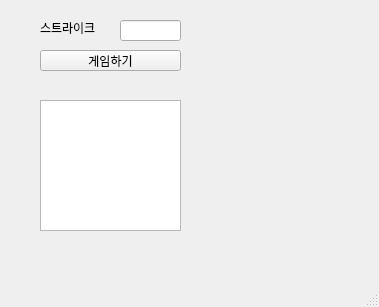
<?xml version="1.0" encoding="UTF-8"?>
<ui version="4.0">
 <class>MainWindow</class>
 <widget class="QMainWindow" name="MainWindow">
  <property name="geometry">
   <rect>
    <x>0</x>
    <y>0</y>
    <width>379</width>
    <height>307</height>
   </rect>
  </property>
  <property name="windowTitle">
   <string>MainWindow</string>
  </property>
  <widget class="QWidget" name="centralwidget">
   <widget class="QLabel" name="lbl">
    <property name="geometry">
     <rect>
      <x>40</x>
      <y>20</y>
      <width>71</width>
      <height>16</height>
     </rect>
    </property>
    <property name="text">
     <string>스트라이크</string>
    </property>
   </widget>
   <widget class="QLineEdit" name="le">
    <property name="geometry">
     <rect>
      <x>120</x>
      <y>20</y>
      <width>61</width>
      <height>21</height>
     </rect>
    </property>
   </widget>
   <widget class="QTextEdit" name="te">
    <property name="geometry">
     <rect>
      <x>40</x>
      <y>100</y>
      <width>141</width>
      <height>131</height>
     </rect>
    </property>
   </widget>
   <widget class="QPushButton" name="pb">
    <property name="geometry">
     <rect>
      <x>40</x>
      <y>50</y>
      <width>141</width>
      <height>21</height>
     </rect>
    </property>
    <property name="text">
     <string>게임하기</string>
    </property>
   </widget>
  </widget>
  <widget class="QMenuBar" name="menubar">
   <property name="geometry">
    <rect>
     <x>0</x>
     <y>0</y>
     <width>379</width>
     <height>21</height>
    </rect>
   </property>
  </widget>
  <widget class="QStatusBar" name="statusbar"/>
 </widget>
 <resources/>
 <connections/>
</ui>
